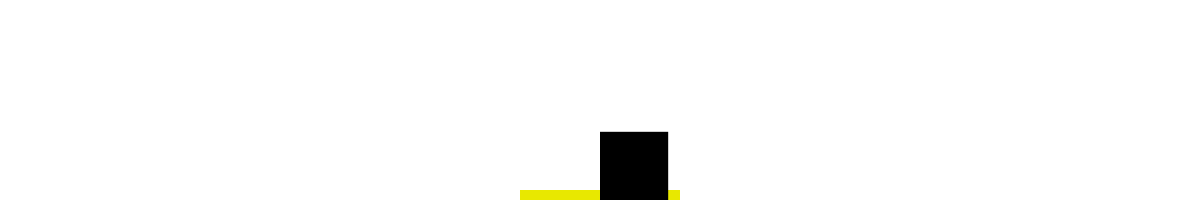
Frame 1 (no input)
Frame 60 (the mouse pressed at the canvas centre just before this capture): identical to frame 1, image omitted
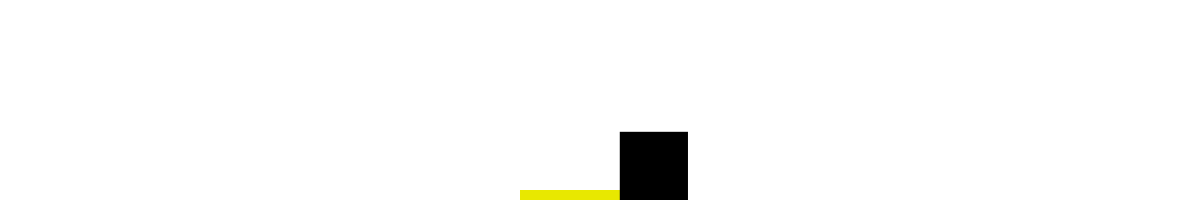
Frame 120 (the mouse held since frame 60 and released just before this capture)

The Processing sketch that drew these frames (run headless with seeded random() and noise(); from frame 60 on, the mouse is pressed at the canvas centre):

// Processing sketch: FRICTION
// ── FRICTION.pde
Box b;
float nu;
PVector Friction, Engine;

void setup(){
  size(1200,200);
  b = new Box (width/2, random(0.1,1));
  Friction = new PVector(0, 0);
  Engine = new PVector(0, 0);
}

void draw(){
  background(255);
  
  fill(232, 232, 0);
  noStroke();
  rect(width/2 - 80, height - 10, 160, 10);
  
  Nu();
  
  Friction = b.vel.copy();
  Friction.mult(nu);
  
  b.display();
  b.applyForce(Friction);
  b.update();
  b.checkEdges();
}

void mousePressed(){
  Engine.add(1, 0);
  b.applyForce(Engine);
  Engine.setMag(0);
}

void Nu(){
  if (b.loc.x >= width/2 - 80 && b.loc.x <= width/2 + 80){
    nu = -0.05;
  }else{
    nu = -0.01;
  }
}

// ── Box.pde
class Box{
  PVector loc, vel, acc;
  float mass;
  float d;
  
  Box(float x, float Mass){
    mass = Mass;
    d = mass*100;
    loc = new PVector(x, height - d);
    vel = new PVector(0, 0);
    acc = new PVector(0, 0);
  }
  
  void display(){
    fill(0);
    rect(loc.x, loc.y, d, d);
  }
  
  void update(){
   vel.add(acc);
   loc.add(vel);
   acc.setMag(0);
  }
  
  void applyForce(PVector force){
    PVector f = force;
    f.div(mass);
    acc.add(f);
  }
  
  void checkEdges(){
    if(loc.x > width){
      loc.x = 0;
    }else if(loc.x < 0){
      loc.x = width;
    }
  }
}
